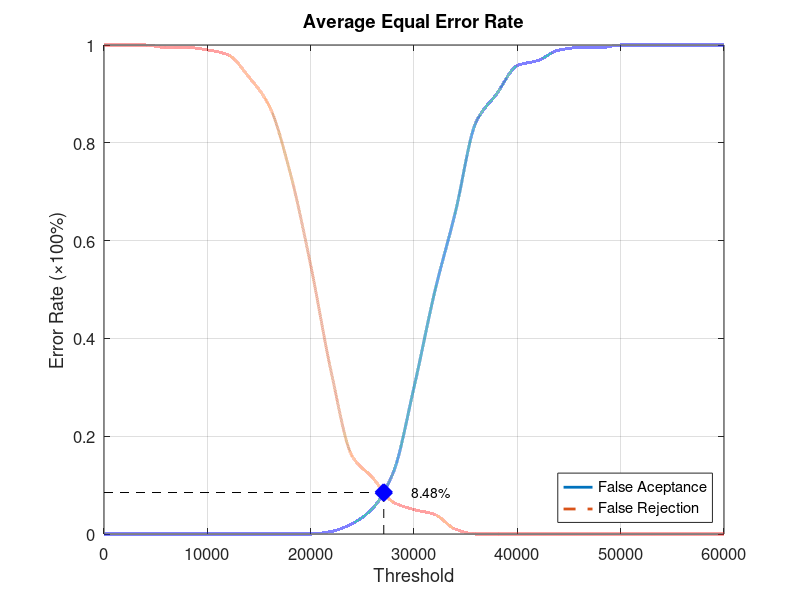
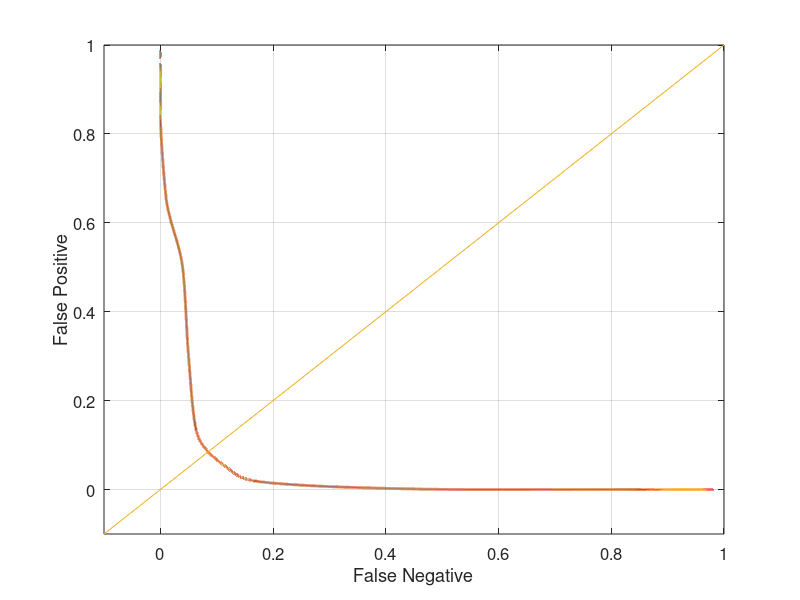

MATLAB code to generate these figures, in order:
function yEER = Database3_1
close all;
clear;
clc;
x = 0:2000:60000;
xq = 0:0.5:60000;

y0 = [0 0 0 0 0 0 0 0 0 0 0 0.00526316 0.0210526 0.0526316 0.126316 0.3 0.494737 0.657895 0.842105 0.9 0.957895 0.968421 0.989474 0.994737 0.994737 1 1 1 1 1 1];
yy0 = interp1(x, y0, xq, 'pchip');
y1 = [1 1 1 0.995 0.995 0.99 0.98 0.935 0.875 0.74 0.55 0.33 0.16 0.115 0.065 0.05 0.04 0.01 0 0 0 0 0 0 0 0 0 0 0 0 0];
yy1 = interp1(x, y1, xq, 'pchip');

% Calculating EER: 
y2 = abs(y0 - y1);
find(y2 == min(y2))
yy2 = abs(yy0 - yy1);
xEER = find(yy2 == min(yy2));
xEERIndex = xq(xEER) % X-axis EER
yEER = yy0(xEER) % Y-axis EER

main = figure
plot(xq, yy0,'-','LineWidth', 2);	hold on
plot(xq, yy1,'--','LineWidth', 2);	hold on
plot([xEERIndex xEERIndex], [0 yEER], 'k--');	hold on
plot([0 xEERIndex], [yEER yEER], 'k--');	hold on
plot(xEERIndex, yEER, 'bx', 'LineWidth', 10);	hold on
text(xEERIndex + 10 * xEERIndex / 100, yEER, [num2str(round((10000 * yEER)) / 100) '%'])
legend('False Aceptance', 'False Rejection', 'Location', 'SouthEast')
xlabel('Threshold')
ylabel('Error Rate (\times100%)')
title('Average Equal Error Rate')
set(gca, 'FontSize', 12)
axis([0 60000 0 1])
grid on

print(main, 'Database3_1Main', '-dpng');
FNRxFPR = figure('Color', [1 1 1]);
plot(yy1, yy0, '-', yy1, yy0, 'LineWidth', 2);
hold on
y = -0.1:0.1:1
plot(y, y); 
set(gca, 'FontSize', 12)
xlabel('False Negative')
ylabel('False Positive')
axis([-0.1 1 -0.1 1])
set(gca, 'FontSize', 12)
grid on

print(FNRxFPR, 'Database3_1FNRxFPR','-dpng');
end
